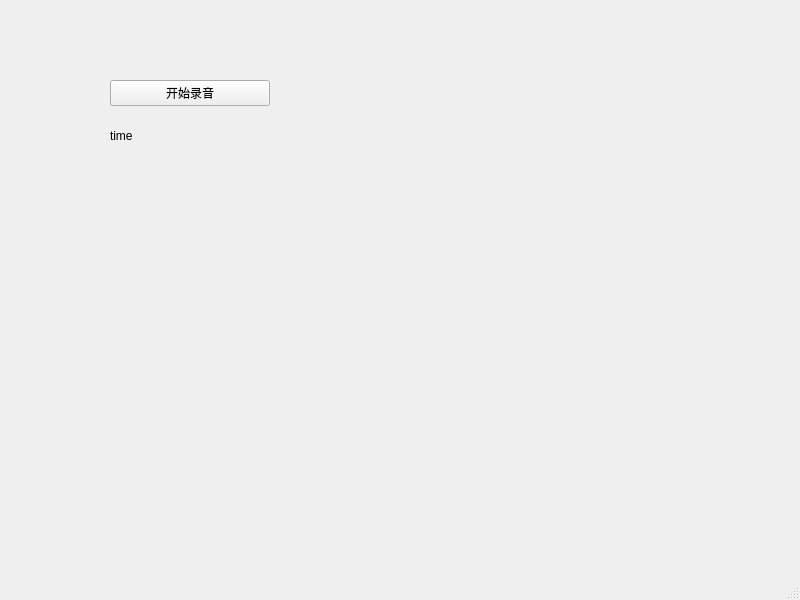
<?xml version="1.0" encoding="UTF-8"?>
<ui version="4.0">
 <class>MainWindow</class>
 <widget class="QMainWindow" name="MainWindow">
  <property name="geometry">
   <rect>
    <x>0</x>
    <y>0</y>
    <width>800</width>
    <height>600</height>
   </rect>
  </property>
  <property name="windowTitle">
   <string>MainWindow</string>
  </property>
  <widget class="QWidget" name="centralwidget">
   <widget class="QWidget" name="verticalLayoutWidget">
    <property name="geometry">
     <rect>
      <x>110</x>
      <y>80</y>
      <width>160</width>
      <height>80</height>
     </rect>
    </property>
    <layout class="QVBoxLayout" name="verticalLayout">
     <item>
      <widget class="QPushButton" name="audioButton">
       <property name="text">
        <string>开始录音</string>
       </property>
      </widget>
     </item>
     <item>
      <widget class="QLabel" name="audioTime">
       <property name="text">
        <string>time</string>
       </property>
      </widget>
     </item>
    </layout>
   </widget>
  </widget>
  <widget class="QMenuBar" name="menubar">
   <property name="geometry">
    <rect>
     <x>0</x>
     <y>0</y>
     <width>800</width>
     <height>25</height>
    </rect>
   </property>
  </widget>
  <widget class="QStatusBar" name="statusbar"/>
 </widget>
 <resources/>
 <connections/>
</ui>
